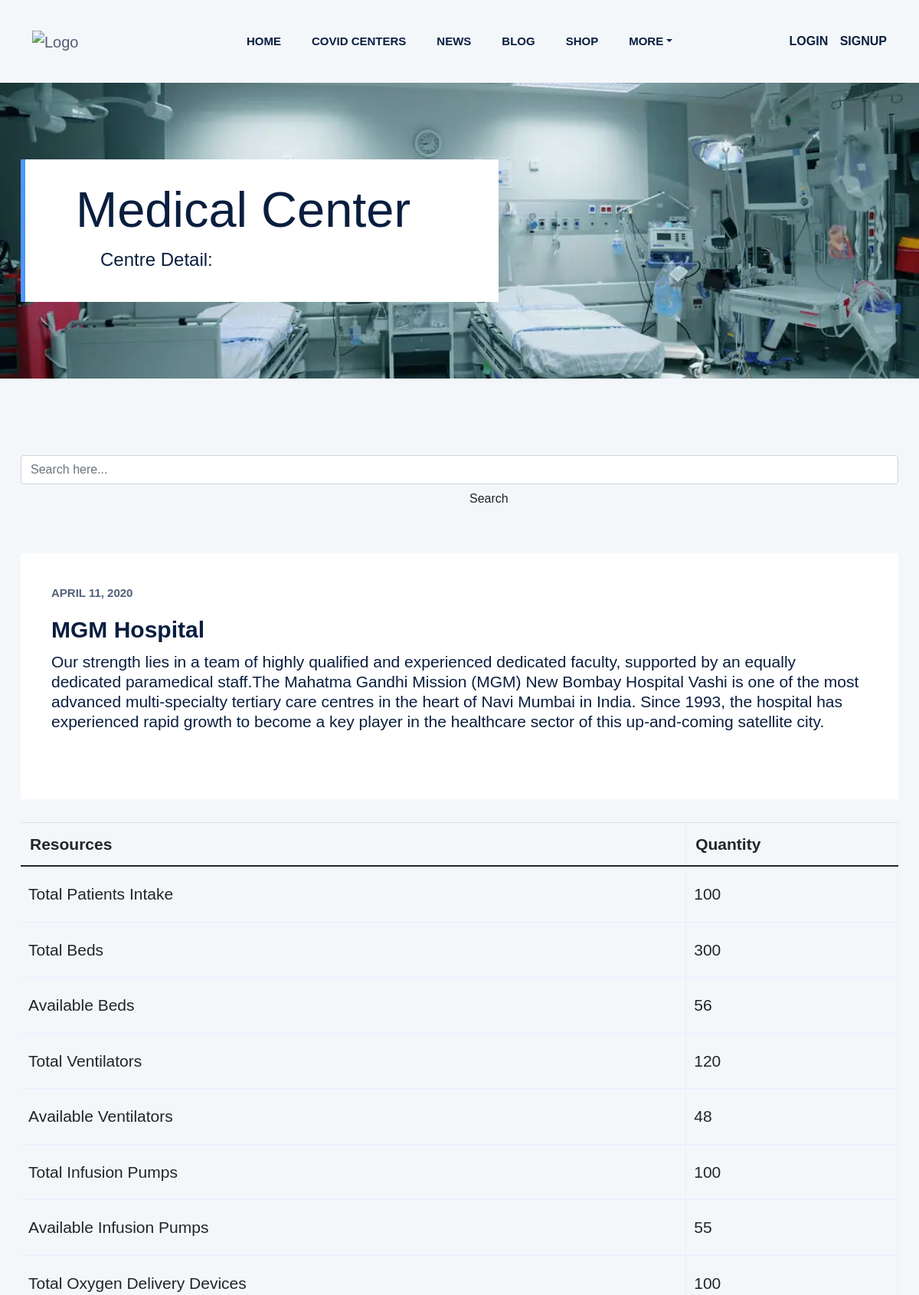
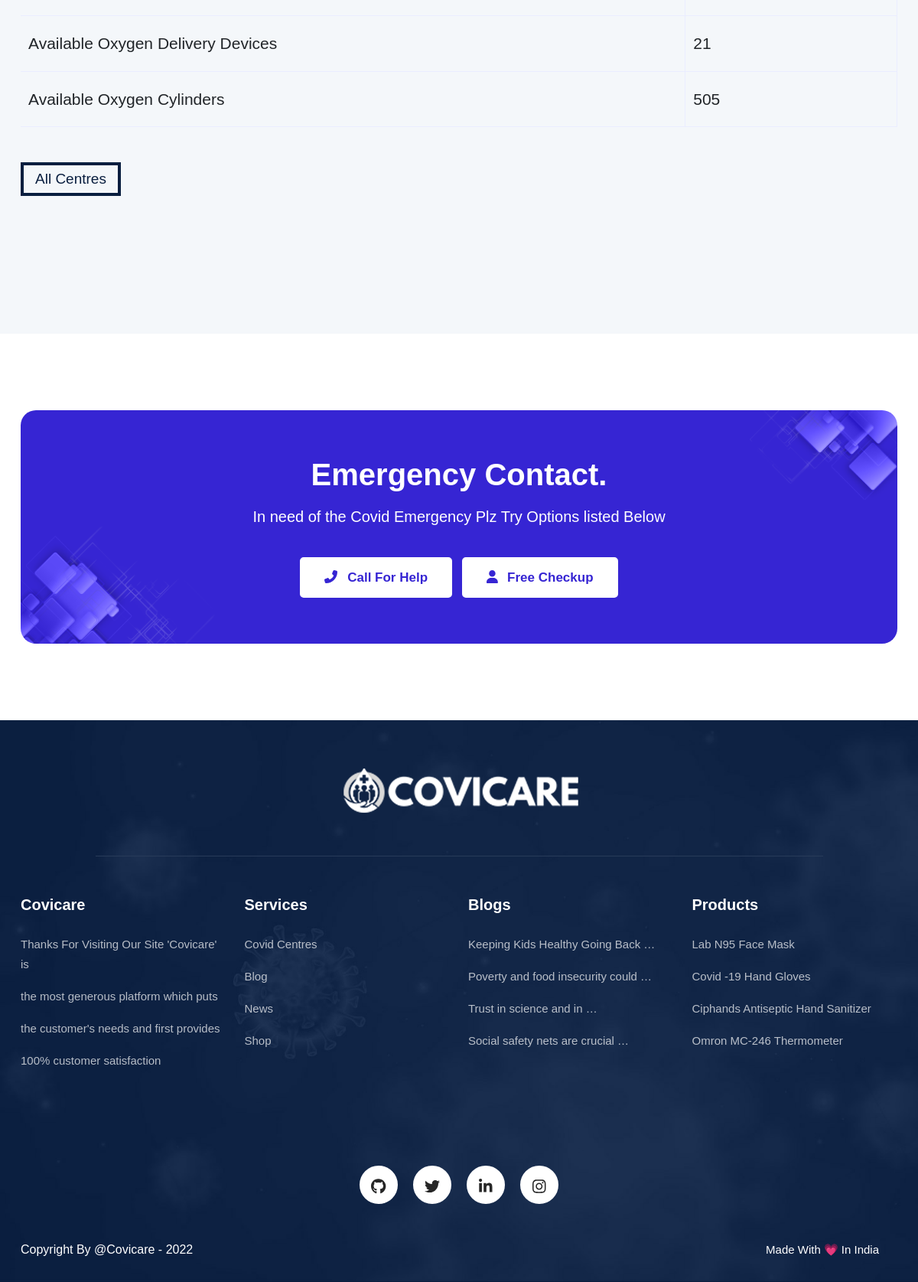
The page /centre/centre-details/mgm-hospital/ on the database its author committed (2 pictures, top to bottom).
### resources/models.py (models this page shows, shortened)
class Hospital (models.Model):
    user = models.ForeignKey(User, on_delete=models.CASCADE, null=True )
    name = models.CharField(max_length=200)
    address = models.TextField()
    desc = models.TextField()
    img = models.ImageField(upload_to='centre_imgs', null=True, blank=True)
    phone = models.DecimalField(max_digits=12, decimal_places=0)
    created_date = models.DateTimeField(auto_now_add=True)
    updated_date = models.DateTimeField(auto_now=True)
    totalPatients = models.DecimalField(max_digits=5, decimal_places=0)
    totalBeds = models.DecimalField(max_digits=5, decimal_places=0)
    availableBeds = models.DecimalField(max_digits=5, decimal_places=0)
    totalVentillators = models.DecimalField(max_digits=5, decimal_places=0)
    availableVentillators = models.DecimalField(max_digits=5, decimal_places=0)
    totalInfusionPump = models.DecimalField(max_digits=5, decimal_places=0)
    availableInfusionPump = models.DecimalField(max_digits=5, decimal_places=0)
    totalO2Delivery = models.DecimalField(max_digits=5, decimal_places=0)
    availableO2Delivery = models.DecimalField(max_digits=5, decimal_places=0)
    O2cylinder = models.DecimalField(max_digits=5, decimal_places=0)
    slug = AutoSlugField(populate_from= 'name',   unique=True, null=True, default=None)

### resources/views.py (the view)
# urls.py: path('centre/centre-details/<slug>/', views.centreDetail, name = 'centre-detail'),
def centreDetail(request, slug):
    latest_centre = Hospital.objects.order_by('-created_date')[:3]
    centre_slug = Hospital.objects.get(slug=slug)
    centre = Hospital.objects.get(slug=slug)
    context = {
        'slug': slug,
        'centre':centre,
        'latest': latest_centre,
    }
    return render(request, 'resources/centredetails.html', context)

### resources/templates/resources/centredetails.html (shortened to what this page needs)
{% extends 'base.html' %}
{% load static %}
    {% block body %}
        {% block wrapper %}
            <div class="overflow-hidden grey-body-bg">
        {% endblock %}
        {% block header %}
        {% include 'includes/header.html' %}
        {% endblock %}
         <div class="breadcrumb-area pt-125 pb-125" style="background-image:url(/static/images/hospital.webp)">
            <div class="container">
                <div class="row">
                    <div class="col-xl-12">
                        <div class="breadcrumb-wrapper">
                            <div class="breadcrumb-text">
                                <h2> Medical Center</h2>
                            </div>
                            <ul class="breadcrumb-menu">
                                <li><a href="{% url 'home' %}">Centre Detail:</a>
                            </ul>
                        </div>
                    </div>
                </div>
            </div>
        </div>
        <section class="pad-100 mx-2">
            <div class="container">
                <div class="row">
                    <div class="col-lg-12">
                        <div class="primary-content-area text-center">
                            <section class="widget widget-search">
                                <form class="position-relative" action="{% url 'search' %}">
                                    <input class="form-control" type="text" name="q" placeholder="Search here..." aria-label="Search" >
                                    <button class="btn ms-search-btn position-absolute" type="submit">Search</button>
                                </form>
                            </section>
                            <div class="ms-spacer-30"></div>
                            <div class="ms-spacer-30"></div>
                            <div class="ms-spacer-30"></div>
                            <article class="no-hover-shadow ms-news-detail-page">
                                <div class="ms-content-area bg-white">
                                    <span class="ms-title-15 me-4"><a href="#.">APRIL 11, 2020</a></span>
                                    <h4 class="fw-bold mt-3 ms-news-title">{{ centre.name }}</h4>
                                    <p class="mb-5" style="font-size: 21px;">{{ centre.desc | safe }}</p>
                                </div>
                                <div class="ms-spacer-30 second"></div>
                                <form action="#">
                                    <div class="table-content table-responsive">
                                        <table class="table">
                                            <thead>
                                                <tr>
                                                    <th style="font-size: 21px;" class="cart-product-name">Resources</th>
                                                    <th style="font-size: 21px;"class="product-price">Quantity</th>
                                                </tr>
                                            </thead>
                                            <tbody>
                                                <tr>
                                                    <td class="product-name"><a>Total Patients Intake</a></td>
                                                    <td class="product-price"><span class="amount">{{centre.totalPatients}}</span></td>
                                                </tr>
                                                <tr>
                                                    <td class="product-name"><a>Total Beds</a></td>
                                                    <td class="product-price"><span class="amount">{{centre.totalBeds}}</span></td>
                                                </tr>
                                                <tr>
                                                    <td class="product-name"><a>Available Beds</a></td>
                                                    <td class="product-price"><span class="amount">{{centre.availableBeds}}</span></td>
                                                </tr>
                                                <tr>
                                                    <td class="product-name"><a>Total Ventilators</a></td>
                                                    <td class="product-price"><span class="amount">{{centre.totalVentillators}}</span></td>
                                                </tr>
                                                <tr>
                                                    <td class="product-name"><a>Available Ventilators</a></td>
                                                    <td class="product-price"><span class="amount">{{centre.availableVentillators}}</span></td>
                                                </tr>
                                                <tr>
                                                    <td class="product-name"><a>Total Infusion Pumps</a></td>
                                                    <td class="product-price"><span class="amount">{{centre.totalInfusionPump}}</span></td>
                                                </tr>
                                                <tr>
                                                    <td class="product-name"><a>Available Infusion Pumps</a></td>
                                                    <td class="product-price"><span class="amount">{{centre.availableInfusionPump}}</span></td>
                                                </tr>
                                                <tr>
                                                    <td class="product-name"><a>Total Oxygen Delivery Devices</a></td>
                                                    <td class="product-price"><span class="amount">{{centre.totalO2Delivery}}</span></td>
                                                </tr>
                                                <tr>
                                                    <td class="product-name"><a>Available Oxygen Delivery Devices</a></td>
                                                    <td class="product-price"><span class="amount">{{centre.availableO2Delivery}}</span></td>
                                                </tr>
                                                <tr>
                                                    <td class="product-name"><a>Available Oxygen Cylinders</a></td>
                                                    <td class="product-price"><span class="amount">{{centre.O2cylinder}}</span></td>
                                                </tr>
                                            </tbody>
                                        </table>
                                    </div>
                                </form>
                            </article>
                            <div class="row align-items-center">
                                <div class="col-md-6 text-center text-md-start">
                                    <a href="{% url 'centres' %}"><button>All Centres<span></span></button></a>
                                </div>
                            </div>
                            <div class="ms-spacer-80"></div>
                        </div>
                    </div>
                </div>
        </section>
        <section id="ms-emergency-sec" class="bg-white pad-100">
            <div class="container">
                <div class="row">
                    <div class="col-md-12 text-center">
                        <div class="bg-img text-white">
                            <h2 class="fw-bold mb-3">Emergency Contact.</h2>
                            <h5>In need of the Covid Emergency Plz Try Options listed Below</h5>
                            <div class="ms-spacer-30"></div>
                            <a href="tel:1075" class="btn ms-secondary-btn me-md-2 mb-3 mb-md-auto"><i class="fas fa-phone-alt me-2"></i> Call For Help</a>
                            <a href="https://www.acko.com/health-insurance/how-to-avail-covid-19-test-for-free/" class="btn ms-secondary-btn mb-3 mb-md-auto"><i class="fas fa-user me-2"></i> Free Checkup</a>
                        </div>
                    </div>
                </div>
            </div>
        </section>
    {% endblock %}

### static/css/style.css (style rules this page uses)
body { font-family: 'Circe', sans-serif; color: #091e3f; }
.overflow-hidden { overflow:hidden; }
.btn, button, a:focus, .btn:hover, .btn:focus, button:hover, button:focus { text-decoration: none; outline: none; box-shadow: none; }
a { color: rgba(9, 30, 63, 0.7); transition: 0.3s all linear; text-decoration: none; }
h2 { font-size: 46px; }
h4, h5 { line-height: 1.5; }
p { font-size: 17px; line-height: 26px; }
.ms-title-15 { font-size: 15px; color: rgba(9, 30, 63, 0.7); font-weight: bold; }
.ms-spacer-30, .ms-spacer-40, .ms-spacer-60, .ms-spacer-70, .ms-spacer-80, .ms-spacer-90, .ms-spacer-100 { display: block; clear: both; overflow: hidden; }
.ms-spacer-30 { height: 30px; }
.ms-spacer-80 { height: 80px; }
.ms-primary-btn, .ms-secondary-btn { font-size: 17px; font-weight: bold; transition: all 0.3s linear; -webkit-transition: all 0.3s linear; padding:12px 30px; border-radius: 5px; }
.ms-secondary-btn { color: #3625d3; border:2px solid #fff; background: #fff; }
@media (min-width: 992px) { .container { max-width: 980px; } }
@media (min-width: 1200px) { .container { max-width: 1170px; } }
.grey-body-bg { background: #f4f7fa; }
.pad-100 { padding: 100px 0; }
.table-content table td { border-top: medium none; padding: 20px 10px; vertical-align: middle; font-size: 21px; font-weight: 401; }
.table-content table th, .table-content table td { border-bottom: 1px solid #eaedff; border-right: 1px solid #eaedff; }
.table td, .table th { border-top: 1px solid #eaedff; }
table { border-collapse: collapse; }
.table { width: 100%; margin-bottom: 1rem; background-color: transparent; }
.table th, .table td { padding: 0.75rem; vertical-align: top; border-top: 1px solid #dee2e6; }
.table thead th { vertical-align: bottom; border-bottom: 2px solid #dee2e6; }
.table-responsive { display: block; width: 100%; overflow-x: auto; -webkit-overflow-scrolling: touch; -ms-overflow-style: -ms-autohiding-scrollbar; }
#ms-emergency-sec { padding-bottom: 100px; }
#ms-emergency-sec .bg-img { background: url('../images/emergency-bg.png') center no-repeat; background-size: cover; padding: 60px 200px; border-radius: 20px; }
input, textarea, select { font-size:17px; padding:10px 5px 10px 5px; display:block; width: 100%; border:none; border-bottom:1px solid #bebfc1; color: #091e3f; }
article .ms-content-area { padding: 40px; }
article { transition: 0.3s all linear; margin-bottom: 50px; text-align: left; }
article.no-hover-shadow { box-shadow: none; }
article .ms-news-title { font-size: 30px; line-height: 1.35em;; }
article.ms-news-detail-page { margin-bottom: 30px; }
.breadcrumb-area { background-size: cover; background-position: center center; }
.breadcrumb-wrapper { background: #ffffff; display: inline-block; padding: 27px 115px 21px 72px; position: relative; }
.breadcrumb-wrapper::before { position: absolute; content: ""; background: #4e97fd; height: 100%; width: 6px; left: 0; top: 0; }
.breadcrumb-text h2 { font-size: 75px; font-weight: 500; text-transform: capitalize; }
@media only screen and (min-width: 992px) and (max-width: 1200px) { .breadcrumb-text h2 { font-size: 65px; } }
.breadcrumb-menu li { display: inline-block; position: relative; padding-right: 0 px; }
.breadcrumb-menu li::before { content: ""; display: inline-block; padding-bottom: 0; position: absolute; top: 4px; left: -26px; font-family: "Font Awesome 5 Pro"; color: #666666; font-size: 18px; }
.breadcrumb-menu li:first-child::before { display: none; }
.breadcrumb-menu li a { color: #091e3f; font-size: 24px; text-transform: capitalize; transition: all 0.3s ease 0s; font-weight: 500; padding-right: 10px; }
.pb-125 { padding-bottom: 100px; }
.pt-125 { padding-top: 100px; }

### static/css/responsive.css (style rules this page uses)
@media (max-width:1200px) { h2 { font-size: 40px; } }

### resources/templates/resources/centredetails.html (style rules this page uses)
button { border: none; display: inline-block; position: relative; padding: 0.4em 1em; font-size: 19px; background: transparent; cursor: pointer; user-select: none; overflow: hidden; color: #091e3f; z-index: 1; font-family: inherit; font-weight: 500; }
button span { position: absolute; left: 0; top: 0; width: 100%; height: 100%; background: transparent; z-index: -1; border: 4px solid #091e3f; }
button span::before { content: ""; display: inline-block; position: absolute; width: 8%; height: 500%; background: var(--lightgray); top: 50%; left: 50%; transform: translate(-50%, -50%) rotate(-60deg); transition: all 0.3s; }

### rows shown on the page
Hospital: name "MGM Hospital", desc "Our strength lies in a team of highly qualified and experienced dedicated faculty, supported by an equally dedicated paramedical staff.The Mahatma Gandhi Mission (MGM) New Bombay Hospital Vashi is one of the most advanced multi-specialty tertiary care centres in the heart of Navi Mumbai in India. Since 1993, the hospital has experienced rapid growth to become a key player in the healthcare sector of this up-and-coming satellite city.", totalPatients "100", totalBeds "300", availableBeds "56", totalVentillators "120", availableVentillators "48", totalInfusionPump "100", availableInfusionPump "55", totalO2Delivery "100", availableO2Delivery "21", O2cylinder "505"
